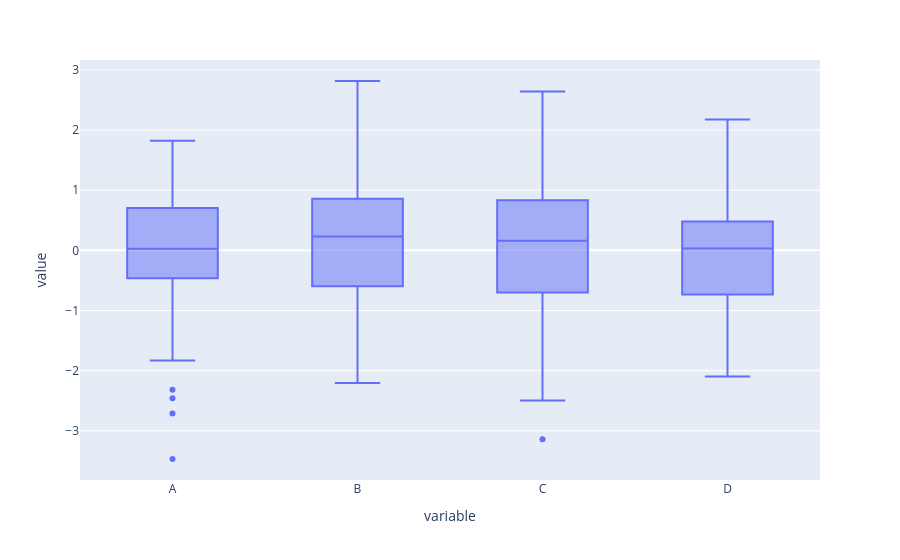

Notebook code cell kept with this figure:
### Markdown cell above
## Boxplots

### Code cell
px.box(df)

### Figure 1 — Plotly figure (JSON) as saved in the notebook; plotly's stock layout.template omitted (floating-point values rounded to 4 significant figures; data arrays with more than 128 entries replaced by an {"elided": "..."} marker saying what was removed)
{"data": [{"alignmentgroup": "True", "hovertemplate": "variable=%{x}<br>value=%{y}<extra></extra>", "legendgroup": "", "marker": {"color": "#636efa"}, "name": "", "notched": false, "offsetgroup": "", "orientation": "v", "showlegend": false, "type": "box", "x": {"elided": "400 str values"}, "x0": " ", "xaxis": "x", "y": {"elided": "400 float values"}, "y0": " ", "yaxis": "y"}], "layout": {"boxmode": "group", "legend": {"tracegroupgap": 0}, "margin": {"t": 60}, "xaxis": {"anchor": "y", "domain": [0, 1], "title": {"text": "variable"}}, "yaxis": {"anchor": "x", "domain": [0, 1], "title": {"text": "value"}}}}
